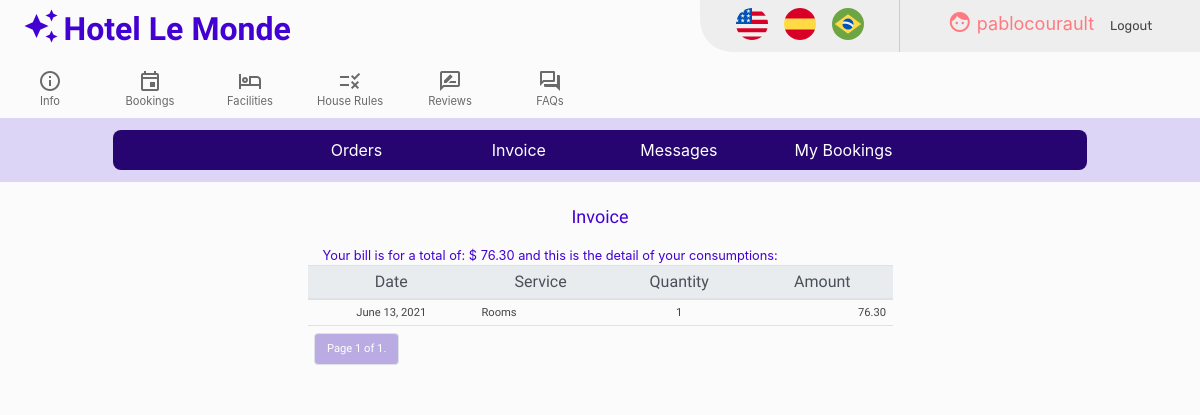
The app's page /invoice (signed in) with its own data.
### hotel/models.py (models this page shows, shortened)
class User(AbstractUser):
       def __str__(self):
        return f"{self.username}"

class Bookings(models.Model):
       user = models.ForeignKey(User, on_delete=models.CASCADE, blank=False)
       singles = models.IntegerField(validators=[MinValueValidator(0),
                                                 MaxValueValidator(8)],default=0)
       doubles = models.IntegerField(validators=[MinValueValidator(0),
                                                 MaxValueValidator(16)],default=0)
       triples = models.IntegerField(validators=[MinValueValidator(0),
                                                 MaxValueValidator(8)],default=0)
       quadruples = models.IntegerField(validators=[MinValueValidator(0),
                                                    MaxValueValidator(4)],default=0)
       checkin_date = models.DateField(blank=False, auto_now=False, auto_now_add=False)
       checkout_date = models.DateField(blank=False, auto_now=False, auto_now_add=False)
       checkout_code = models.CharField(max_length=6, blank=False)
       amount = models.DecimalField(blank=False, max_digits=8, decimal_places=2)
       checkin = models.BooleanField(default=False)

class Consumptions(models.Model):
       user = models.ForeignKey(User, on_delete=models.CASCADE, blank=False)
       booking = models.ForeignKey(Bookings, on_delete=models.CASCADE, blank=False)
       service = models.ForeignKey(Services, on_delete=models.DO_NOTHING, blank=False)
       date = models.DateField(blank=False, auto_now=False, auto_now_add=False)
       quantity = models.IntegerField(validators=[MinValueValidator(1),
                                                  MaxValueValidator(5)],default=1)
       amount = models.DecimalField(blank=False, max_digits=6, decimal_places=2)

class Services(models.Model):
       description = models.CharField(max_length=64, blank=False)
       description_es = models.CharField(max_length=64, blank=False)
       description_pt = models.CharField(max_length=64, blank=False)
       message = models.CharField(max_length=512, blank=False, default='Service request received')
       message_es = models.CharField(max_length=512, blank=False, default='Solicitud recibida')
       message_pt = models.CharField(max_length=512, blank=False, default='Pedido recebido')
       rate = models.DecimalField(blank=False, max_digits=6, decimal_places=2)

### hotel/views.py (the view)
# urls.py: path("invoice", views.invoice, name="invoice"),
@csrf_exempt
@login_required
def invoice(request):
    is_guest = Guests.objects.filter(guest=request.user).exists()
    if is_guest:
        guest = Guests.objects.get(guest=request.user)
        guest_booking = guest.booking
        consumptions = Consumptions.objects.filter(user=request.user, booking=guest.booking).order_by('-date')
        paginator = Paginator(consumptions, 16) # Show 16 consumptions per page.
        page_number = request.GET.get('page')
        page_obj = paginator.get_page(page_number)
        return render(request, "hotel/invoice.html", {'page_obj': page_obj, 'is_guest': is_guest, 'guest_booking': guest_booking})
    else:
        return render(request, "hotel/invoice.html", {'is_guest': is_guest})

### hotel/templates/hotel/invoice.html (shortened to what this page needs)
{% extends "hotel/layout.html" %}
{% load i18n %}
{% load static %}
{% block body %}
<div class="row">
    <div class="col-lg-12 col-sm-12 invoice-title">
    {% translate 'Invoice' %}
    </div>
</div>
<div class="row">
     <div class="col-lg-3 col-sm-12">
</div>
<div class="col-lg-6 col-sm-12">
{% get_current_language as LANGUAGE_CODE %}
{% if is_guest %}
{% if page_obj %}
<div class="col-lg-12 col-sm-12 mybookings-checkout-title">
{% translate 'Your bill is for a total of: $ ' %} {{ guest_booking.amount }} {% translate 'and this is the detail of your consumptions:' %}
</div>
<table class="table" id="invoice-table">
<thead class="thead-light">
    <th scope="col"> {% translate 'Date' %} </th>
    <th scope="col"> {% translate 'Service' %} </th>
    <th scope="col"> {% translate 'Quantity' %} </th>
    <th scope="col"> {% translate 'Amount' %} </th>
</thead>
<tbody>
{% for consumption in page_obj %}
    {% if LANGUAGE_CODE == 'en' %}
    <tr>
        <td>{{ consumption.date }}</td>
        <td>{{ consumption.service.description }}</td>
        <td>{{ consumption.quantity }}</td>
        <td>{{ consumption.amount }}</td>
    </tr>
    {% endif %}
{% endfor %}
    <tr>
    <td colspan="4">
        <nav>
            <ul class="pagination">
                    <li class="page-item">
                      <a class="page-link reviews-active" href=""> {% translate 'Page' %} {{ page_obj.number }} {% translate 'of' %} {{ page_obj.paginator.num_pages }}.</a>
                    </li>
            </ul>
          </nav>
    </td>
    </tr>
</tbody>
</table>
{% else %}
  <div class="alert alert-warning border border-warning booking-info">
    <div class="material-icons booking-info-icon">error</div>
      <div> {% translate 'You don\'t have invoices.' %} </div>
  </div>
{% endif %}
{% else %}
  <div class="alert alert-warning border border-warning booking-info">
    <div class="material-icons booking-info-icon">error</div>
      <div> {% translate 'You don\'t have invoices.' %} </div>
  </div>
{% endif %}
</div>
<div class="col-lg-3 col-sm-12">
</div>
</div>
{% endblock %}

### hotel/templates/hotel/layout.html (shortened to what this page needs)
{% load static %}
{% load i18n %}
<!DOCTYPE html lang="en">
<html>
    <head>
        <link rel="stylesheet" href="https://stackpath.bootstrapcdn.com/bootstrap/4.4.1/css/bootstrap.min.css">
        <link href="{% static 'hotel/styles.css' %}" rel="stylesheet">
    </head>
    <body>
        <div class="container-fluid" id="container-header-div">
            <div class="row cabecera">
                <div class="col-lg-4 col-sm-6">
                    <a href="{% url 'index' %}" ><i class="material-icons" id="logo">auto_awesome</i>
                    <text class="logo">Hotel Le Monde</text></a>
                </div>
                <div class="col-lg-3 col-sm-12" id="space-div">
                </div>
                <div  class="col-lg-2 col-sm-6" id="autogestion-bar-div">
                    <span class="autogestion-item">
                     <form action="{% url 'set_language' %}" method="post" class="language">{% csrf_token %}
                           <input type="image" name="submit" src="/static/images/usc.svg" />
                     </form>
                    </span>
                    <span class="autogestion-item">
                    <form action="{% url 'set_language' %}" method="post" class="language">{% csrf_token %}
                            <input type="image" name="submit" src="/static/images/esc.svg" />
                    </form>
                    </span>
                    <span class="autogestion-item">
                    <form action="{% url 'set_language' %}" method="post" class="language">{% csrf_token %}
                            <input type="image" name="submit" src="/static/images/brc.svg" />
                    </form>
                    </span>
                </div>
                <div  class="col-lg-3 col-sm-12" id="name-actions-div">
                {% if user.is_authenticated %}
                    <div id="user-authenticated">
                    <span class="autogestion-item">
                        <i class="material-icons icono"> face </i> {{ user.username }}
                    </span>
                    </div>
                {% endif %}
                {% if user.is_authenticated %}
                    <span class="autogestion-item">
                        <a href="{% url 'logout' %}">{% translate 'Logout' %}</a>
                    </span>
                {% endif %}
            </div>
        </div>
        <div class="row cabecera" id="header-info-row">
            <div class="col-lg-1 col-sm-3 header-info-col">
                <a href="{% url 'info' %}">
                <div class="header-info-links">
                <div class="material-icons-outlined header-info-icons">info</div>
                <div>{% translate 'Info' %}</div>
                </div>
                </a>
            </div>
            <div class="col-lg-1 col-sm-3 header-info-col">
                <a href="{% url 'bookings' %}">
                <div class="header-info-links">
                <div class="material-icons-outlined header-info-icons">event</div>
                <div>{% translate 'Bookings' %}</div>
                </div>
                </a>
            </div>
            <div class="col-lg-1 col-sm-3 header-info-col">
                <a href="{% url 'facilities' %}">
                <div class="header-info-links">
                <div class="material-icons-outlined header-info-icons">hotel</div>
                <div>{% translate 'Facilities' %}</div>
                </div>
                </a>
            </div>
            <div class="col-lg-1 col-sm-3 header-info-col">
                <a href="{% url 'houserules' %}">
                <div class="header-info-links">
                <div class="material-icons-outlined header-info-icons">rule</div>
                <div>{% translate 'House Rules' %}</div>
                </div>
                </a>
            </div>
            <div class="col-lg-1 col-sm-3 header-info-col">
                <a href="{% url 'reviews' %}">
                <div class="header-info-links">
                <div class="material-icons-outlined header-info-icons">rate_review</div>
                <div>{% translate 'Reviews' %}</div>
                </div>
                </a>
            </div>
            <div class="col-lg-1 col-sm-3 header-info-col">
                <a href="{% url 'faqs' %}">
                <div class="header-info-links">
                <div class="material-icons-outlined header-info-icons">question_answer</div>
                <div>{% translate 'FAQs' %}</div>
                </div>
                </a>
            </div>
        </div>
        <div class="row cabecera" id="header-option-row">
            <div class="col-lg-12 col-sm-12 header-options-col">
                {% if user.is_authenticated %}
                <div class="row">
                <div class="col-lg-2 sm-4 header-options-col-item" id="col-item-1"></div>
                <div class="col-lg-2 sm-4 header-options-col-item" id="col-item-2"><a href="{% url 'orders' %}" class="header-bookings-link">{% translate 'Orders' %}</a></div>
                <div class="col-lg-2 sm-4 header-options-col-item" id="col-item-3"><a href="{% url 'invoice' %}" class="header-bookings-link">{% translate 'Invoice' %}</a></div>
                <div class="col-lg-2 sm-4 header-options-col-item" id="col-item-4"><a href="{% url 'messages' %}" class="header-bookings-link">{% translate 'Messages' %}</a>&nbsp;<sup id="messages-unreaded"></sup></div>
                <div class="col-lg-2 sm-4 header-options-col-item" id="col-item-5"><a href="{% url 'mybookings' %}" class="header-bookings-link">{% translate 'My Bookings' %}</a></div>
                <div class="col-lg-2 sm-4 header-options-col-item" id="col-item-6"></div>
                </div>
                {% endif %}
            </div>
        </div>
            {% block body %}
            {% endblock %}
        </div>
    </body>
</html>

### hotel/static/hotel/styles.css (style rules this page uses)
body { background-color: #FBFBFB !important; padding: 0; overflow-x: hidden; overflow-y: scroll; }
#container-header-div { padding: 0 }
.cabecera { justify-content:baseline; padding: 0 0 8px; margin: 0; align-items: stretch; }
#logo { cursor: pointer; color: #4300D2; font-size: 36px; vertical-align:text-bottom; padding: 8px 0 0 8px; }
.logo { font-family: 'Comfortaa', cursive; font-size: xx-large; font-weight: bold; cursor: pointer; color: #4300D2; }
.icono { vertical-align:text-bottom; }
#logo-div, #space-div, #name-actions-div { padding-top: 8px; }
@media only screen and (min-width: 768px) { #autogestion-bar-div { background-color: #EEE; border-bottom-left-radius: 32px; border-right: solid 1px #cccccc; padding-right: 8px; padding-left: 8px; display: inline-flex; justify-content: center; height: 52px; } }
#name-actions-div { background-color: #EEE; display: inline-flex; justify-content: center; height: 52px; }
.autogestion-item { padding: 8px 8px; }
.autogestion-item a { font-family: 'Rubik', sans-serif; font-size:0.8rem; color: #444; }
.autogestion-item input[type="image"] { padding-right: 16px; height: 32px; }
#user-authenticated { padding-top: 2px; font-size: large; color: #FF7A80; }
.language { height: 32px; width: 32px; display: block; cursor: pointer; }
#header-info-row { padding-top: 8px; }
.header-info-links { display:block; font-size: 0.7rem; text-align: center; color: dimgray; }
.header-info-icons { font-size: 24px; }
.header-options-col { background-color: #DDD5F5; padding: 12px 128px; }
.header-options-col-item { font-size: 16px; font-weight: normal; color: white; background-color: #270570; text-align: center; padding: 8px 0; cursor: pointer; }
a.header-bookings-link { color: white; }
@media only screen and (min-width: 768px) { #col-item-1 { border-top-left-radius: 8px; border-bottom-left-radius: 8px; } }
@media only screen and (min-width: 768px) { #col-item-6 { border-top-right-radius: 8px; border-bottom-right-radius: 8px; } }
.reviews-active { background: #BAACE3; color: white; }
.booking-title, .orders-title, .invoice-title, .messages-title, .reviews-title { font-family: 'Comfortaa', cursive; font-size: large; font-weight: normal; color: #4300D2; text-align: center; padding-top: 0.8rem; padding-bottom: 1rem; }
.mybookings-checkout-title { font-size: 0.8rem; color: #4300D2; }
#invoice-table thead th { font-family: 'Comfortaa', cursive; font-size: 0,8rem; font-weight: normal; padding: 0.4rem; text-align: center; }
#invoice-table tbody td { font-family: 'Comfortaa', cursive; font-size: 0.7rem; font-weight: normal; padding: 0.4rem; text-align: center; color: #444 }
#invoice-table tbody td:nth-child(2) { text-align: left; }
#invoice-table tbody td:last-child { text-align: right; }

### records on screen
User: username "pablocourault"
Bookings: amount "76.30"
Consumptions: date "June 13, 2021", service.description "Rooms", quantity "1", amount "76.30"

### other values on screen
{{ page_obj.number }} "1"
{{ page_obj.paginator.num_pages }} "1"
